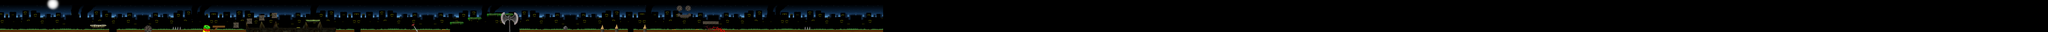

A level layout from a 2D game, rendered from its tile map. Below: a short description, then the map file with tile-grid data replaced by summaries:
An orthogonal 1250x20 tile map with 16x16 px tiles, 2 tile layers (Background, Graficos), 3 tilesets and 173 objects.

<map version="1.0" orientation="orthogonal" renderorder="right-down" width="1250" height="20" tilewidth="16" tileheight="16" nextobjectid="187">
 <tileset firstgid="1" name="Level2P1" tilewidth="16" tileheight="16" tilecount="3740">
  <image source="Level2P1.png" width="2996" height="320" />
 </tileset>
 <tileset firstgid="3741" name="Level2P2" tilewidth="16" tileheight="16" tilecount="3500">
  <image source="Level2P2.png" width="2807" height="320" />
 </tileset>
 <tileset firstgid="7241" name="Level2P3" tilewidth="16" tileheight="16" tilecount="3600">
  <image source="Level2P3.png" width="2891" height="320" />
 </tileset>
 <layer name="Background" width="1250" height="20">
  <data>[25000 cells, 25000 non-empty, 1 distinct tile ids]</data>
 </layer>
 <layer name="Graficos" width="1250" height="20">
  <data>[25000 cells, 10780 non-empty, 10780 distinct tile ids]</data>
 </layer>
 <objectgroup name="Piso">
  <object id="1" x="882.667" y="249.333" width="154" height="10" />
  <object id="4" x="0" y="296.667" width="1066" height="23.3333" />
  <object id="5" x="1138.67" y="297.333" width="2322.67" height="23.3333" />
  <object id="6" x="3519.33" y="297.333" width="876" height="23.3333" />
  <object id="7" x="5072" y="297.333" width="1059.33" height="23.3333" />
  <object id="10" x="6185.33" y="298" width="2439.33" height="22" />
  <object id="11" x="2076.67" y="256" width="121.333" height="19.3333" />
  <object id="12" x="2279.33" y="226.667" width="50.6667" height="7.33333" />
  <object id="13" x="2410" y="186.667" width="51.3333" height="8.66667" />
  <object id="14" x="2531.33" y="153.333" width="50.6667" height="8.66667" />
  <object id="15" x="2654.67" y="130" width="50.6667" height="9.33333" />
  <object id="16" x="2985.33" y="199.333" width="139.333" height="5.33333" />
  <object id="17" x="2592.67" y="278" width="71.3333" height="4.66667" />
  <object id="18" x="2442" y="277.333" width="83.3333" height="9.33333" />
  <object id="19" x="2728" y="278" width="172.667" height="16.6667" />
  <object id="20" x="2926.67" y="278" width="26" height="19.3333" />
  <object id="21" x="3154" y="278" width="126" height="20" />
  <object id="22" x="4395.33" y="222" width="128.667" height="6.66667" />
  <object id="23" x="4571.33" y="175.333" width="128" height="8" />
  <object id="24" x="4756.67" y="138" width="252" height="8.66667" />
  <object id="25" x="6863.33" y="214" width="154.667" height="28" />
 </objectgroup>
 <objectgroup name="Meta" />
 <objectgroup name="Saltos">
  <object id="26" x="2901" y="278.25" width="25.5" height="8" />
  <object id="28" x="4321.75" y="297.25" width="21.25" height="1.5" />
  <object id="29" x="6570.5" y="298" width="21.75" height="0.75" />
  <object id="30" x="6795.25" y="298" width="24.25" height="1.5" />
 </objectgroup>
 <objectgroup name="Bloques">
  <object id="31" x="880" y="252" width="2.66667" height="6" />
  <object id="32" x="884.333" y="261.333" width="12.6667" height="2.33333" />
  <object id="33" x="892" y="265.667" width="16.3333" height="4.66667" />
  <object id="34" x="904" y="272.333" width="32" height="8.66667" />
  <object id="35" x="1405.67" y="278.667" width="19" height="2" />
  <object id="36" x="1408" y="275.667" width="17.3333" height="2.33333" />
  <object id="37" x="1408" y="281.667" width="7.33333" height="1.66667" />
  <object id="38" x="1411.67" y="284.333" width="5.66667" height="3.66667" />
  <object id="39" x="1411.67" y="288.333" width="5.33333" height="7" />
  <object id="40" x="1417" y="271.333" width="3.33333" height="3.66667" />
  <object id="41" x="1420.33" y="268.333" width="4.66667" height="2.66667" />
  <object id="42" x="1423" y="258.667" width="3.33333" height="6" />
  <object id="43" x="1434.67" y="248.667" width="4.33333" height="11.3333" />
  <object id="44" x="1429" y="260" width="6" height="4" />
  <object id="45" x="1439" y="252.333" width="3.33333" height="8.66667" />
  <object id="46" x="1444.33" y="256.667" width="11" height="5.33333" />
  <object id="47" x="1458.67" y="256" width="6" height="6" />
  <object id="48" x="1466" y="262.667" width="10.3333" height="3.66667" />
  <object id="49" x="1468" y="265.667" width="7.66667" height="5" />
  <object id="50" x="1470.33" y="275.667" width="9.33333" height="11.3333" />
  <object id="51" x="1479.33" y="287.333" width="2.66667" height="10.3333" />
  <object id="52" x="1482.33" y="292.667" width="3" height="4.33333" />
  <object id="53" x="1691" y="265" width="70.6667" height="1" />
  <object id="54" x="1686.67" y="293.333" width="3.66667" height="4.66667" />
  <object id="55" x="1688.67" y="279.333" width="3.33333" height="13.3333" />
  <object id="56" x="1690.67" y="269.333" width="3.33333" height="10" />
  <object id="57" x="1759.33" y="288.667" width="5" height="8" />
  <object id="58" x="1759.67" y="278.667" width="4" height="8.66667" />
  <object id="59" x="2003.67" y="248.667" width="18.3333" height="1.66667" />
  <object id="60" x="1992" y="254.333" width="7.33333" height="2" />
  <object id="61" x="1995.33" y="252" width="8" height="2.66667" />
  <object id="62" x="1989.33" y="257.667" width="5.66667" height="6" />
  <object id="63" x="1988.33" y="264.667" width="2.33333" height="32.3333" />
  <object id="64" x="1985" y="289.333" width="2.66667" height="7.66667" />
  <object id="65" x="1985.33" y="282" width="3" height="4.66667" />
  <object id="66" x="2022.33" y="250.333" width="8" height="4.66667" />
  <object id="67" x="2031.67" y="254.333" width="8" height="4.33333" />
  <object id="68" x="2041.67" y="259" width="3" height="4.66667" />
  <object id="69" x="2045.33" y="263.667" width="5.33333" height="4.66667" />
  <object id="70" x="2050.67" y="269.333" width="2" height="3.66667" />
  <object id="71" x="2046.67" y="274.333" width="4.33333" height="22" />
  <object id="72" x="2075.33" y="260" width="1.33333" height="14.6667" />
  <object id="73" x="2279" y="236.667" width="1" height="34.6667" />
  <object id="74" x="2410.67" y="197.333" width="1.66667" height="31.3333" />
  <object id="75" x="2531.33" y="167.333" width="0.666667" height="33" />
  <object id="76" x="2401" y="214" width="5" height="81.3333" />
  <object id="77" x="2530.67" y="273" width="58.6667" height="6.66667" />
  <object id="78" x="2537" y="255.667" width="3.66667" height="14.6667" />
  <object id="79" x="2541" y="241.333" width="8.33333" height="15.3333" />
  <object id="80" x="2545" y="231.333" width="10.3333" height="9.33333" />
  <object id="81" x="2550" y="221.667" width="8.66667" height="7.66667" />
  <object id="82" x="2552.67" y="211.333" width="4" height="11" />
  <object id="83" x="2655" y="141" width="1" height="32.3333" />
  <object id="84" x="2689.33" y="221.667" width="8" height="65.3333" />
  <object id="85" x="2664" y="273.667" width="17.3333" height="1.33333" />
  <object id="86" x="2681.33" y="275" />
  <object id="87" x="2673" y="257.333" width="4.33333" height="3" />
  <object id="88" x="2677.33" y="249.667" width="3.33333" height="4.33333" />
  <object id="89" x="2679.67" y="243.667" width="5" height="5.33333" />
  <object id="92" x="2682.33" y="236" width="5.33333" height="5.66667" />
  <object id="93" x="2685.33" y="228" width="3.66667" height="6" />
  <object id="94" x="2697.67" y="232" width="6.66667" height="32.3333" />
  <object id="95" x="2704" y="259.667" width="9.66667" height="18.3333" />
  <object id="96" x="2714.33" y="274.667" width="7.33333" height="10" />
  <object id="97" x="2984.33" y="218" width="7.66667" height="63" />
  <object id="98" x="2957.67" y="271.333" width="25.6667" height="5.66667" />
  <object id="99" x="2962.33" y="264.333" width="25" height="5.33333" />
  <object id="100" x="2964.33" y="253.667" width="20.3333" height="9" />
  </objectgroup>
 <objectgroup name="Enemigos1">
  <!-- 9 objects omitted --></objectgroup>
 <objectgroup name="Objeto">
  <!-- 2 objects omitted --></objectgroup>
</map>
<!-- 80 of 173 objects omitted -->